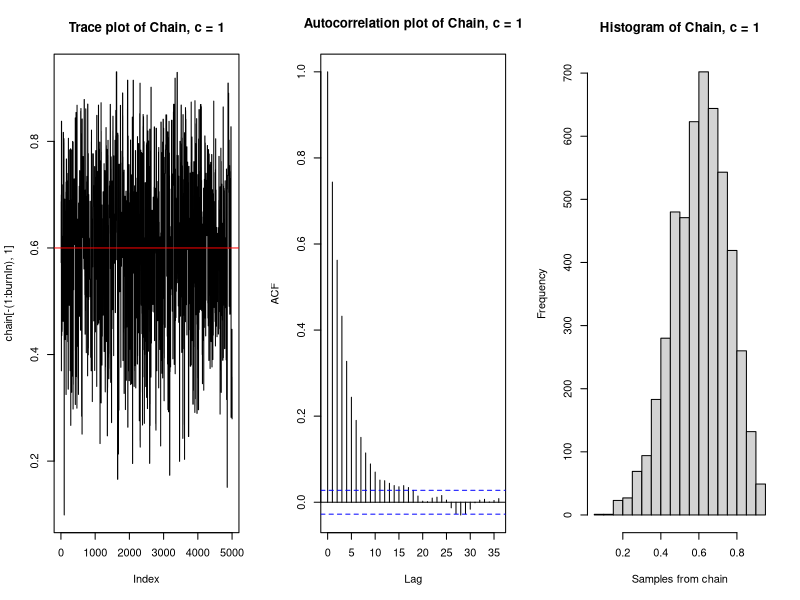
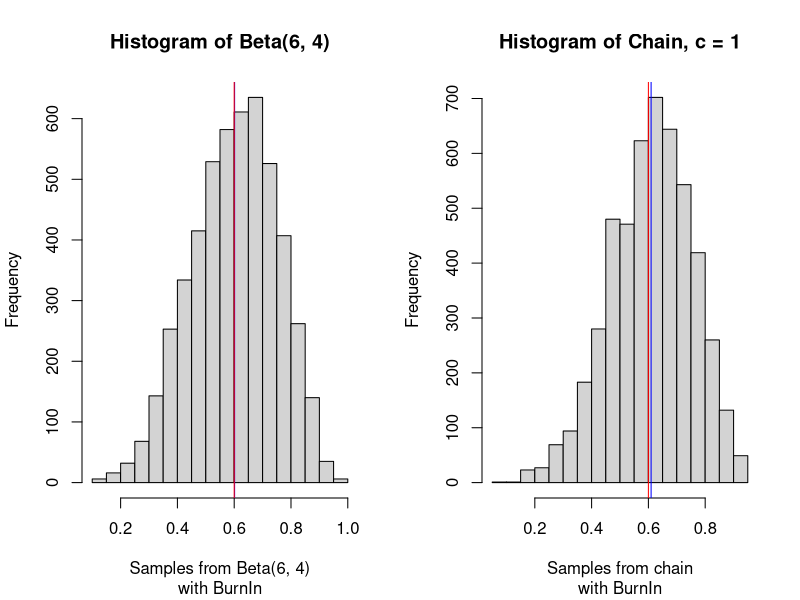
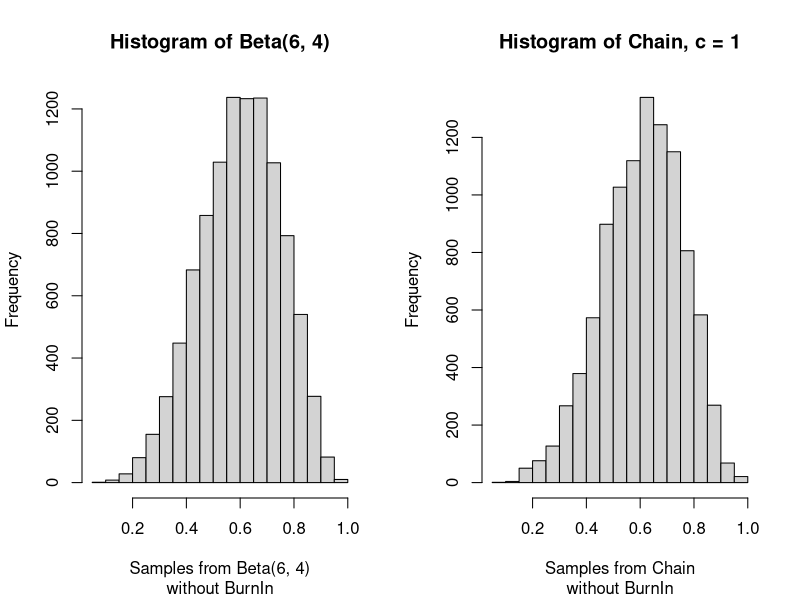
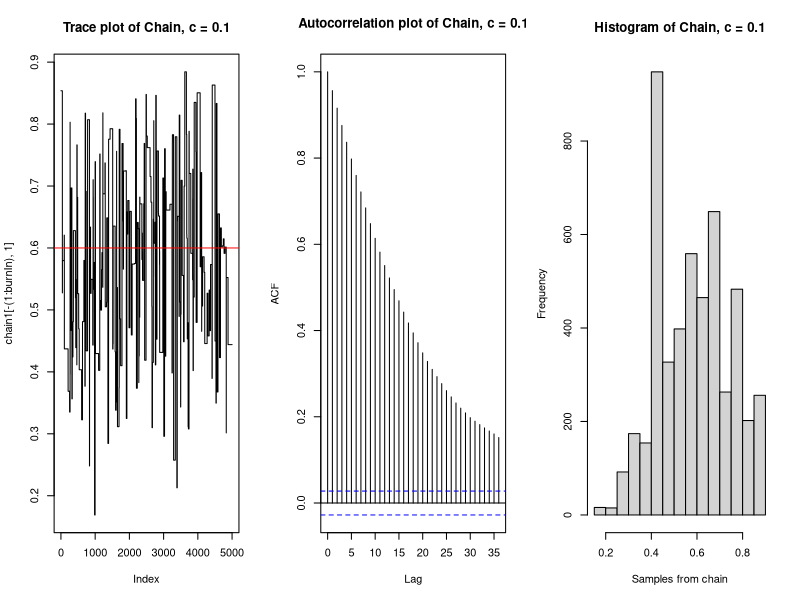
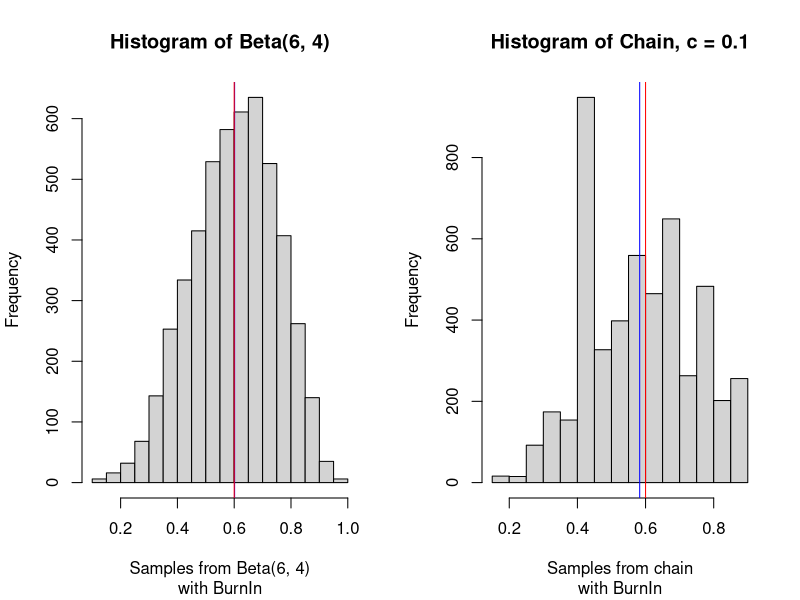
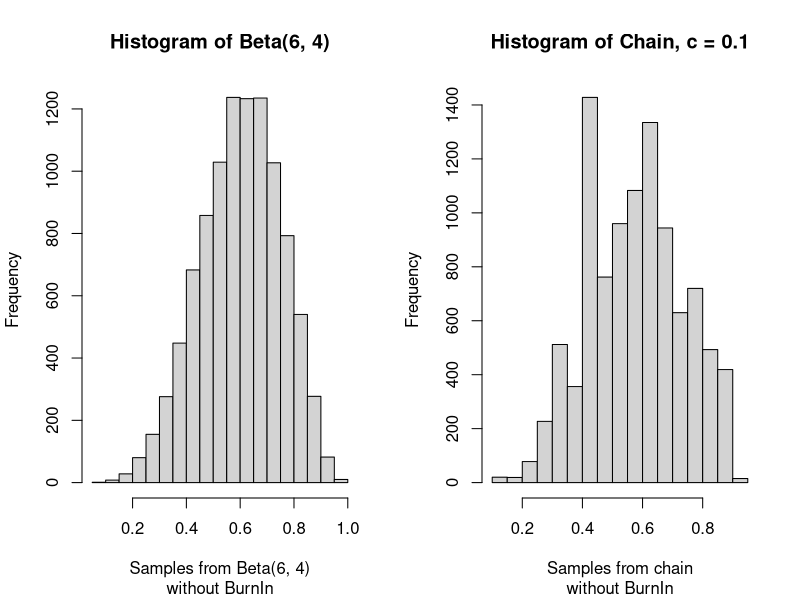
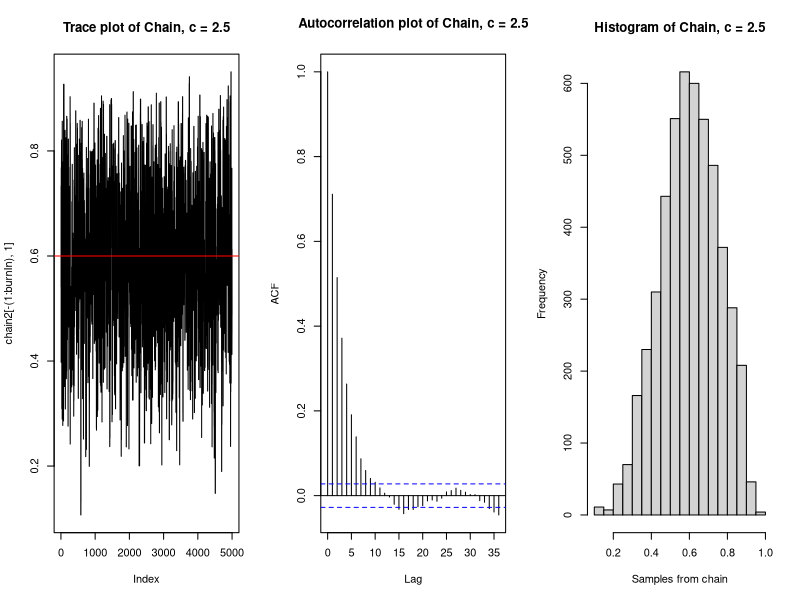
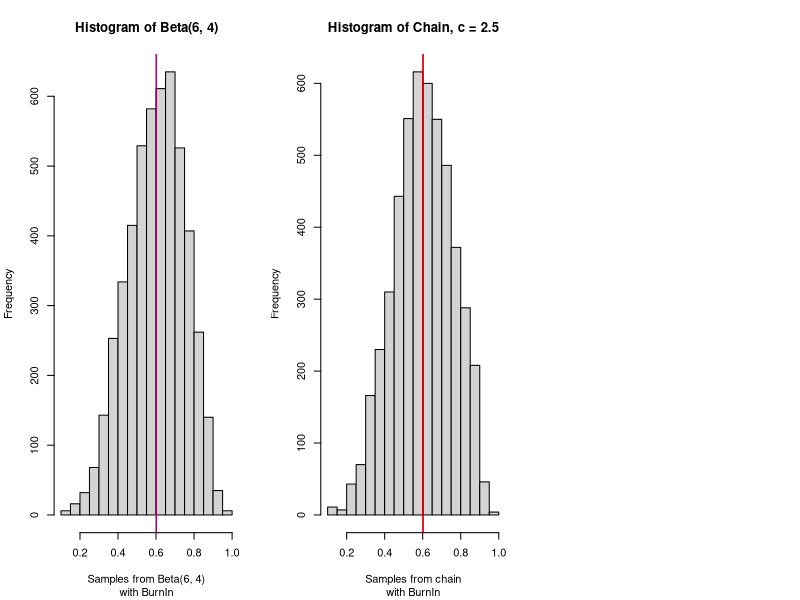

Write the R code that produced these figures, in order.
## ---- chunk 1
knitr::opts_chunk$set(echo = TRUE)
## ---- chunk 2
a <- 6
b <- 4

likelihood <- function(param){
  singlelikelihoods = dbeta(param, a, b, log = T)
  return(singlelikelihoods)
}

prior <- function(param){
  pr = dunif(param, min=0, max=1, log = T)
  return(pr)
}

posterior <- function(param){
  return (exp(likelihood(param) + prior(param)))
}
## ---- chunk 3
metropolis_MCMC <- function(startvalue, iterations, c){
  chain = array(dim = c(iterations+1,1))
  chain[1,] = startvalue
  for (i in 1:iterations){
    proposal = rbeta(1, c*chain[i,], c*(1-chain[i,]))
    probab = (posterior(proposal)*dbeta(chain[i,],c*proposal,c*(1-proposal)))/
      (posterior(chain[i,])*dbeta(proposal, c*chain[i,], c*(1-chain[i,])))
    if (runif(1) < probab){
      chain[i+1,] = proposal
    }else{
      chain[i+1,] = chain[i,]
    }
  }
  return(chain)
}
## ---- chunk 4
startvalue <- runif(1, 0, 1)
chain=metropolis_MCMC(startvalue, 10000, c=1)
test <- rbeta(10000, 6, 4)
## ---- chunk 5
# Performance of the sampler: c = 1 with BurnIn
par(mfrow=c(1,3))
test2 <- test[5001:10000]
burnIn = 5000
acceptance = 1-mean(duplicated(chain[-(1:burnIn),]))
plot(chain[-(1:burnIn),1], type='l', main = "Trace plot of Chain, c = 1")
abline(h=0.6, col="red")
acf(chain[-(1:burnIn),1], main = "Autocorrelation plot of Chain, c = 1")
hist(chain[-(1:burnIn),1], xlab = "Samples from chain", main = "Histogram of Chain, c = 1") 
## ---- chunk 6
# Histogram of the target distribution Beta(6,4) vs. the Chain with burnIn
par(mfrow=c(1,2))
hist(test2, xlab = "Samples from Beta(6, 4)", main = "Histogram of Beta(6, 4)", 
     sub = "with BurnIn")
abline(v=mean(test2), col="blue")
abline(v=0.6, col="red")
hist(chain[-(1:burnIn),1], xlab = "Samples from chain", main = "Histogram of Chain, c = 1"
     , sub = "with BurnIn") 
abline(v = mean(chain[-(1:burnIn),1]), col="blue")
abline(v=0.6, col="red")
## ---- chunk 7
# Histogram of the chain vs. the target distribution Beta(6,4) without BurnIn
par(mfrow=c(1,2))
hist(test, xlab = "Samples from Beta(6, 4)", main = "Histogram of Beta(6, 4)", 
     sub = "without BurnIn")
hist(chain, xlab = "Samples from Chain", main = "Histogram of Chain, c = 1", 
     sub = "without BurnIn")
## ---- chunk 8
# Kolmogorov-Smirnov statistic
chainks <- sort(chain[-(1:burnIn),1])
ks.test(chainks, "pbeta", 6, 4)
## ---- chunk 9
set.seed(1)
# Performance of the sampler: c = 0.1
chain1=metropolis_MCMC(startvalue, 10000, c=0.1)
par(mfrow=c(1,3))
acceptance1 = 1-mean(duplicated(chain1[-(1:burnIn),]))
plot(chain1[-(1:burnIn),1], type='l', main = "Trace plot of Chain, c = 0.1")
abline(h=0.6, col="red")
acf(chain1[-(1:burnIn),1], main = "Autocorrelation plot of Chain, c = 0.1")
hist(chain1[-(1:burnIn),1], xlab = "Samples from chain", 
     main = "Histogram of Chain, c = 0.1") 

# Histogram of the target distribution Beta(6,4) vs. the Chain after burnIn
par(mfrow=c(1,2))
hist(test2, xlab = "Samples from Beta(6, 4)", main = "Histogram of Beta(6, 4)", 
     sub = "with BurnIn")
abline(v=mean(test2), col="blue")
abline(v=0.6, col="red")
hist(chain1[-(1:burnIn),1], xlab = "Samples from chain", 
     main = "Histogram of Chain, c = 0.1", sub = "with BurnIn") 
abline(v = mean(chain1[-(1:burnIn),1]), col="blue")
abline(v=0.6, col="red")

# Comparing the histogram of the chain with the target distribution Beta(6,4)
par(mfrow=c(1,2))
hist(test, xlab = "Samples from Beta(6, 4)", main = "Histogram of Beta(6, 4)",
     sub = "without BurnIn")
hist(chain1, xlab = "Samples from chain", main = "Histogram of Chain, c = 0.1", 
     sub = "without BurnIn")


# Kolmogorov-Smirnov statistic
chain1ks <- sort(chain1[-(1:burnIn),1])
ks.test(chain1ks, "pbeta", 6, 4)

## ---- chunk 10
set.seed(2)
# Performance of the sampler: c = 2.5
chain2=metropolis_MCMC(startvalue, 10000, c=2.5)
par(mfrow=c(1,3))
acceptance2 = 1-mean(duplicated(chain2[-(1:burnIn),]))
plot(chain2[-(1:burnIn),1], type='l', main = "Trace plot of Chain, c = 2.5")
abline(h=0.6, col="red")
acf(chain2[-(1:burnIn),1], main = "Autocorrelation plot of Chain, c = 2.5")
hist(chain2[-(1:burnIn),1], xlab = "Samples from chain", 
     main = "Histogram of Chain, c = 2.5") 

# Histogram of the target distribution Beta(6,4) vs. the Chain after burnIn
hist(test2, xlab = "Samples from Beta(6, 4)", main = "Histogram of Beta(6, 4)",
     sub = "with BurnIn")
abline(v=mean(test2), col="blue")
abline(v=0.6, col="red")
hist(chain2[-(1:burnIn),1], xlab = "Samples from chain", 
     main = "Histogram of Chain, c = 2.5", sub = "with BurnIn") 
abline(v = mean(chain2[-(1:burnIn),1]), col="blue")
abline(v=0.6, col="red")

# Comparing the histogram of the chain with the target distribution Beta(6,4)
par(mfrow=c(1,2))
hist(test, xlab = "Samples from Beta(6, 4)", main = "Histogram of Beta(6, 4)", 
     sub = "without BurnIn")
hist(chain2, xlab = "Samples from chain", main = "Histogram of Chain, c = 2.5", 
     sub = "without BurnIn")

# Kolmogorov-Smirnov statistic
chain2ks <- sort(chain2[-(1:burnIn),1])
ks.test(chain2ks, "pbeta", 6, 4)

## ---- chunk 11
set.seed(3)
# Performance of the sampler: c = 10
chain3=metropolis_MCMC(startvalue, 10000, c=10)
par(mfrow=c(1,3))
acceptance3 = 1-mean(duplicated(chain3[-(1:burnIn),]))
plot(chain3[-(1:burnIn),1], type='l', main = "Trace plot of Chain, c = 10")
abline(h=0.6, col="red")
acf(chain3[-(1:burnIn),1], main = "Autocorrelation plot of Chain, c = 10")
hist(chain3[-(1:burnIn),1], xlab = "Samples from chain", 
     main = "Histogram of Chain, c = 10") 

# Histogram of the target distribution Beta(6,4) vs. the Chain after burnIn
hist(test2, xlab = "Samples from Beta(6, 4)", main = "Histogram of Beta(6, 4)",
     sub = "with BurnIn")
abline(v=mean(test2), col="blue")
abline(v=0.6, col="red")
hist(chain3[-(1:burnIn),1], xlab = "Samples from chain", 
     main = "Histogram of Chain, c = 10", sub = "with BurnIn") 
abline(v = mean(chain3[-(1:burnIn),1]), col="blue")
abline(v=0.6, col="red")

# Comparing the histogram of the chain with the target distribution Beta(6,4)
par(mfrow=c(1,2))
hist(test, xlab = "Samples from Beta(6, 4)", main = "Histogram of Beta(6, 4)",
     sub = "without BurnIn")
hist(chain3, xlab = "Samples from chain", main = "Histogram of Chain, c = 10",
     sub = "without BurnIn")

# Kolmogorov-Smirnov statistic
chain3ks <- sort(chain3[-(1:burnIn),1])
ks.test(chain3ks, "pbeta", 6, 4)

## ---- chunk 12
acceptance1
acceptance2
acceptance3
